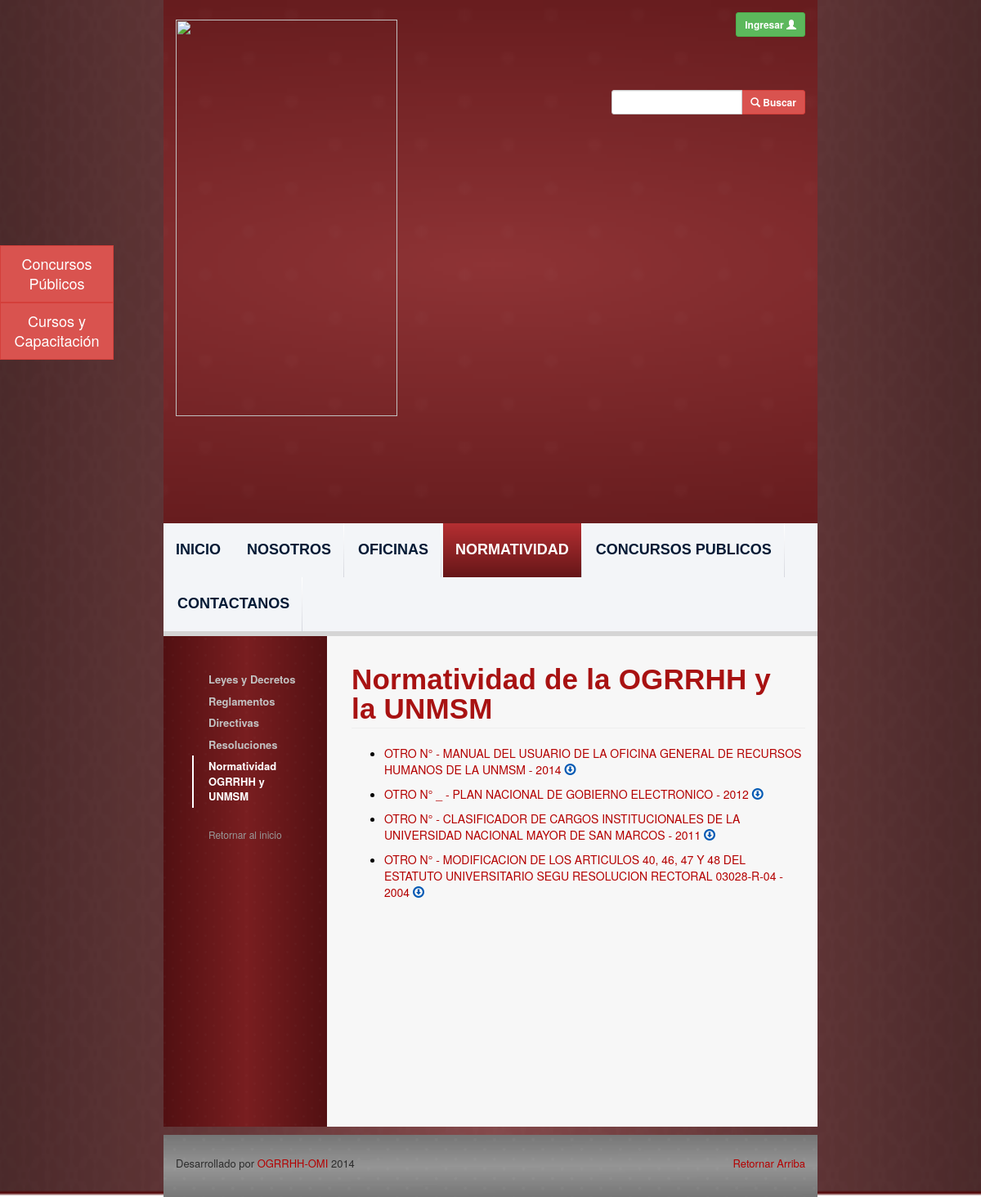
/legislation-ogrrhh-legislation.php, run on the app's committed database.
### tables this page shows
CREATE TABLE `legislations` (
  `id` int(11) NOT NULL AUTO_INCREMENT,
  `name` varchar(500) NOT NULL,
  `number` varchar(45) NOT NULL,
  `description` varchar(500) DEFAULT NULL,
  `publication_date` date NOT NULL,
  `file_path` varchar(500) NOT NULL,
  `user_id` int(11) NOT NULL,
  `legislation_type_id` int(11) NOT NULL,
  `office_id` int(11) NOT NULL,
  `update_date` date NOT NULL,
  PRIMARY KEY (`id`)
);

CREATE TABLE `legislation_types` (
  `id` int(11) NOT NULL AUTO_INCREMENT,
  `name` varchar(100) NOT NULL,
  PRIMARY KEY (`id`)
);

### php_files/ConnectionManager.php (called while the page is built, shortened)
<?php
class ConnectionManager{
	public $hostName = "localhost";
	public $userName = "recursoshumanos";
	public $password = "rec-0a9bf1";
	public $database = "db_recursoshumanos";
	public $connection;
	public function createConnection(){
		$this->connection =  mysql_connect ( $this->hostName, $this->userName, $this->password );
	}
	public function selectDatabase(){
		return mysql_select_db ($this->database, $this->connection );
	}
	public function doQuery($query){
		$result = mysql_query ( $query, $this->connection );
		return $result;
	}
	public function closeConnection(){
		return mysql_close ($this->connection);
	}
}
?>

### php_files/LegislationDAO.php (called while the page is built, shortened)
<?php
include 'ConnectionManager.php';
class LegislationDAO {
	public function selectByLegislationType($legislationTypeId) {
		$query = 	"SELECT l.*, YEAR(l.publication_date) AS publication_year, lt.name as legislation_type_name
					FROM legislations l
					INNER JOIN legislation_types lt on l.legislation_type_id = lt.id
					WHERE legislation_type_id = " . $legislationTypeId . "  and upper(trim(l.name)) != upper(trim('constitucion politica del peru'))  ORDER BY l.publication_date DESC;";
		$connectionManager = new ConnectionManager ();
		$result = $connectionManager->doQuery ( $query );
		return $result;
	}
}
?>

### legislation-ogrrhh-legislation.php (the view, shortened to what this page needs)
<?php
include 'php_files/LegislationDAO.php';
$legislationTypeId = 6;
$legislationDAO = new LegislationDAO ();
$queryResult = $legislationDAO->selectByLegislationType ( $legislationTypeId );
?>
<html lang="es_PE">
<?php include('webframes/resources.php');?>
<body class="body-style">
	<div class="container-fluid">
		<div class="row background-image-style">
			<div class="col-md-8">
			<?php include('webframes/header.php');?>
			<div id="content-div" class="row">
				<?php include('webframes/left-navbar.php');?>
					<div class="col-md-9 text-content-style">
						<h1 id="universitary-legislation"
							class="font-style-medium-title-dark page-header ">Normatividad de
							la OGRRHH y la UNMSM</h1>
						<ul>
							<?php
							while ( $row = mysql_fetch_assoc ( $queryResult ) ) {
								print ("<li class='download-link'><a class='upper-case-link' href='view-legislation.php?id=".$row ['id']."'>
								". $row ['legislation_type_name'] . " N° " . $row ['number'] . " - " . $row ['name'] . " - " . $row ['publication_year'] . "
								</a><div class='download-link-message' data-toggle='tooltip' title='' data-original-title='Descargar'>
								<a class='blue-link-style ' href='" . Constants::ogrrhhFTPUrl . $row ['file_path'] . "' target='_blank'>
								<span class='glyphicon glyphicon-download'></span></a></div></li>") ;
							}
							?>
						</ul>
					</div>
				</div>
			<?php include('webframes/footer.php');?>
		</div>
		</div>
	</div>
</body>
</html>

### resources/css/carousel.css (style rules this page uses)
body { padding-bottom: 40px; color: #5a5a5a; }

### resources/css/ogrrhh-website.css (style rules this page uses)
.body-style { padding-bottom: 0px; color: black; }
.background-image-style { background: url('../pages-styles/website-background.fw.png') no-repeat; -webkit-background-size: cover; -moz-background-size: cover; -o-background-size: cover; background-size: 100% 100%; }
.font-style-medium-title-dark { font-family: "Lucida Grande", "Lucida Sans Unicode", "Lucida Sans", Geneva, Verdana, sans-serif; color: #A81212; font-size: 35; padding: 5; font-weight: bold; letter-spacing: 0.2px; line-height: 36pX; padding-left: 0px; }
.blue-link-style { color: #0059B4; text-decoration: none; }
.download-link-message { display: inline; }
.text-content-style { background-color: #F7F7F7; padding-left: 30px; padding-top: 15px; min-height: 600px; }
.upper-case-link { text-transform: uppercase; }
.download-link { padding-bottom: 10px; }

### data on the page
legislations: legislation_type.name "OTRO", name "MANUAL DEL USUARIO DE LA OFICINA GENERAL DE RECURSOS HUMANOS DE LA UNMSM", publication_year "2014"
legislations: legislation_type.name "OTRO", number "_", name "PLAN NACIONAL DE GOBIERNO ELECTRONICO", publication_year "2012"
legislations: legislation_type.name "OTRO", name "CLASIFICADOR DE CARGOS INSTITUCIONALES DE LA UNIVERSIDAD NACIONAL MAYOR DE SAN MARCOS", publication_year "2011"
legislations: legislation_type.name "OTRO", name "MODIFICACION DE LOS ARTICULOS 40, 46, 47 Y 48 DEL ESTATUTO UNIVERSITARIO SEGU RESOLUCION RECTORAL 03028-R-04", publication_year "2004"
